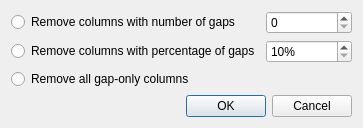
<?xml version="1.0" encoding="UTF-8"?>
<ui version="4.0">
 <class>DeleteGapsDialog</class>
 <widget class="QDialog" name="DeleteGapsDialog">
  <property name="geometry">
   <rect>
    <x>0</x>
    <y>0</y>
    <width>363</width>
    <height>120</height>
   </rect>
  </property>
  <property name="windowTitle">
   <string>Remove Columns of Gaps</string>
  </property>
  <layout class="QVBoxLayout" name="verticalLayout">
   <item>
    <layout class="QGridLayout" name="gridLayout">
     <item row="0" column="0">
      <widget class="QRadioButton" name="absoluteRadioButton">
       <property name="text">
        <string>Remove columns with number of gaps</string>
       </property>
      </widget>
     </item>
     <item row="0" column="1">
      <widget class="QSpinBox" name="absoluteSpinBox"/>
     </item>
     <item row="1" column="0">
      <widget class="QRadioButton" name="relativeRadioButton">
       <property name="text">
        <string>Remove columns with percentage of gaps</string>
       </property>
      </widget>
     </item>
     <item row="1" column="1">
      <widget class="QSpinBox" name="relativeSpinBox">
       <property name="suffix">
        <string comment="%">%</string>
       </property>
       <property name="minimum">
        <number>10</number>
       </property>
       <property name="maximum">
        <number>100</number>
       </property>
      </widget>
     </item>
     <item row="2" column="0">
      <widget class="QRadioButton" name="allRadioButton">
       <property name="text">
        <string>Remove all gap-only columns</string>
       </property>
      </widget>
     </item>
    </layout>
   </item>
   <item>
    <widget class="QDialogButtonBox" name="buttonBox">
     <property name="standardButtons">
      <set>QDialogButtonBox::Cancel|QDialogButtonBox::Ok</set>
     </property>
    </widget>
   </item>
  </layout>
 </widget>
 <resources/>
 <connections>
  <connection>
   <sender>buttonBox</sender>
   <signal>accepted()</signal>
   <receiver>DeleteGapsDialog</receiver>
   <slot>accept()</slot>
   <hints>
    <hint type="sourcelabel">
     <x>181</x>
     <y>99</y>
    </hint>
    <hint type="destinationlabel">
     <x>181</x>
     <y>59</y>
    </hint>
   </hints>
  </connection>
  <connection>
   <sender>buttonBox</sender>
   <signal>rejected()</signal>
   <receiver>DeleteGapsDialog</receiver>
   <slot>reject()</slot>
   <hints>
    <hint type="sourcelabel">
     <x>181</x>
     <y>99</y>
    </hint>
    <hint type="destinationlabel">
     <x>181</x>
     <y>59</y>
    </hint>
   </hints>
  </connection>
 </connections>
</ui>
